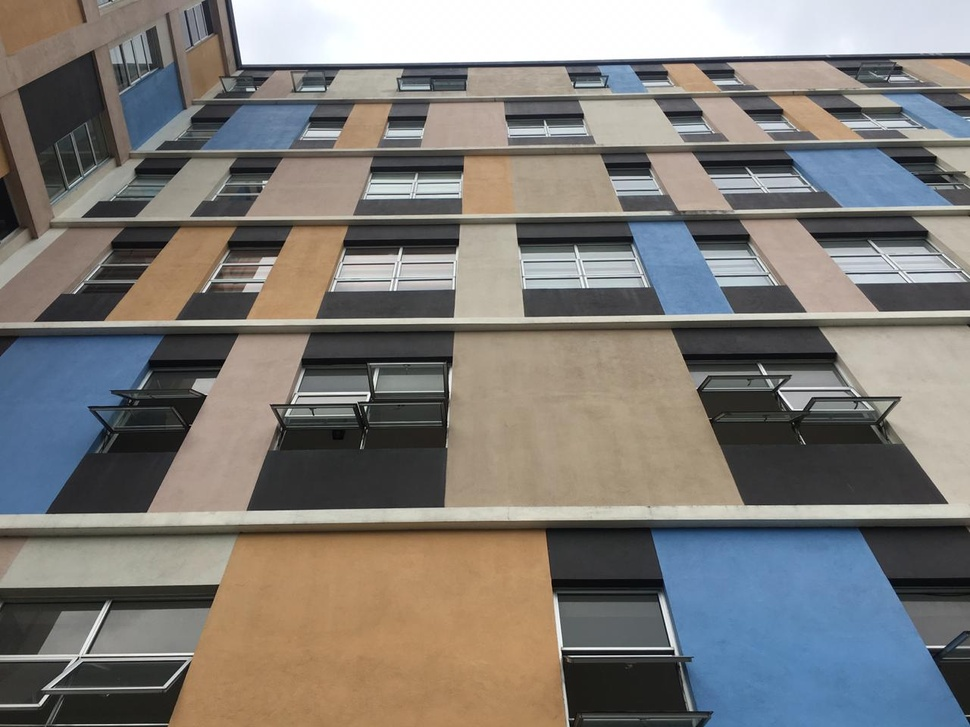
#> input picture Sample.jpg, 970 x 727 px, shrunk from 1280 x 960 before the run
$ jupyter execute '1.0 Convolution of an Image.ipynb'
#> lines starting #> are read from the running program, lines starting #| are printed output that depends on the picture
[cell 1]
import cv2

img=cv2.imread('Sample.jpg')
#> img is the input picture: shape (727, 970, 3); mean B, G, R 118.8, 122.8, 125.7

from matplotlib import pyplot as plt

plt.imshow(img)

[cell 2]
gray=cv2.cvtColor(img,cv2.COLOR_BGR2GRAY)
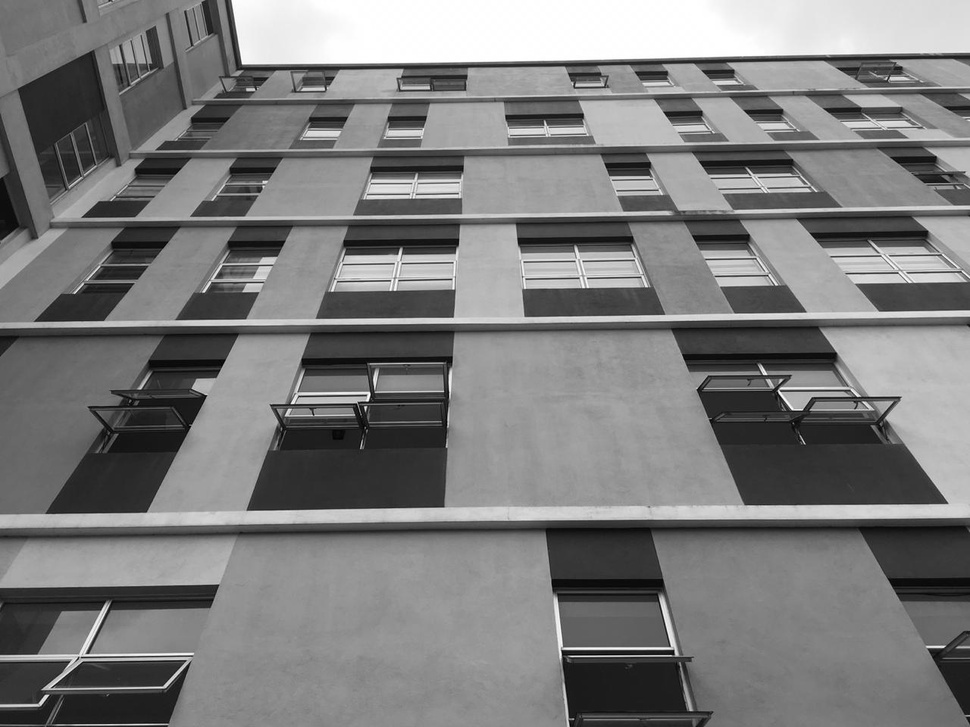
#> gray: shape (727, 970); min 0, max 255, mean 123.2
plt.imshow(gray,cmap='gray')

[cell 3]
import numpy as np

#kernel=np.array([[1,1,1],              #smoothing 3x3
#                 [1,1,1],
#                 [1,1,1]],np.float32)/9

kernel=np.array([[0,-1,0],
                 [-1,4,-1],
                 [0,-1,0]],np.float32)   #laplacian for sharpnening

#kernel=np.ones((9,9),np.float32)/81     #smoothing 9x9

convolution=cv2.filter2D(gray,-1,kernel)
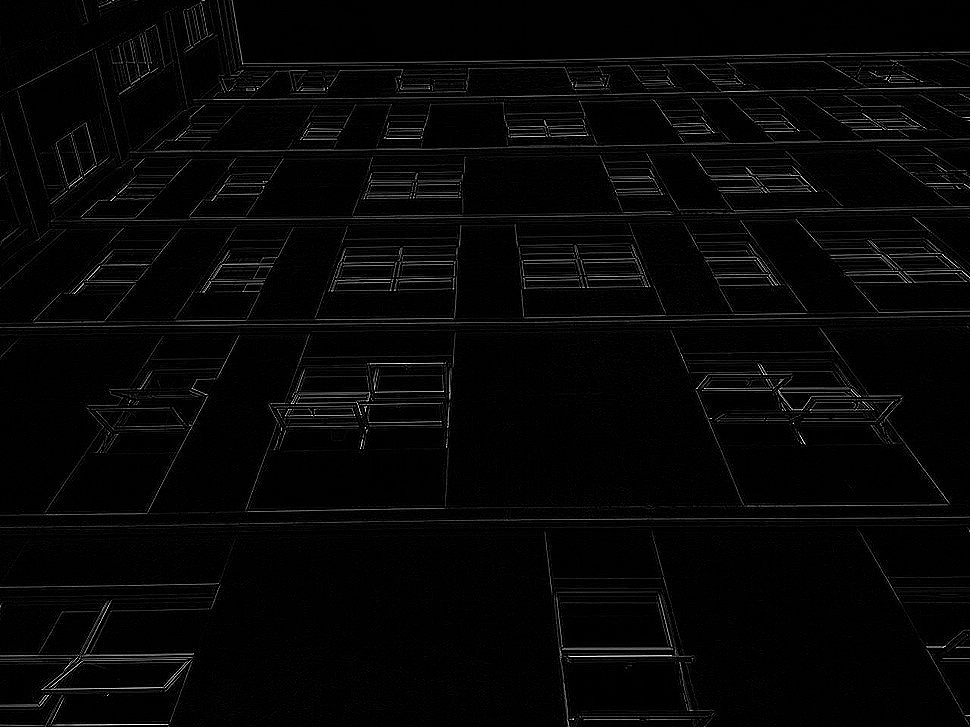
#> convolution: shape (727, 970); min 0, max 255, mean 6.2
plt.imshow(convolution,cmap='gray')

[cell 4]
kernel=np.array([[1,2,1],              #canny horizontal edge
                 [0,0,0],
                 [-1,-2,-1]],np.float32)

convolution=cv2.filter2D(gray,-1,kernel)
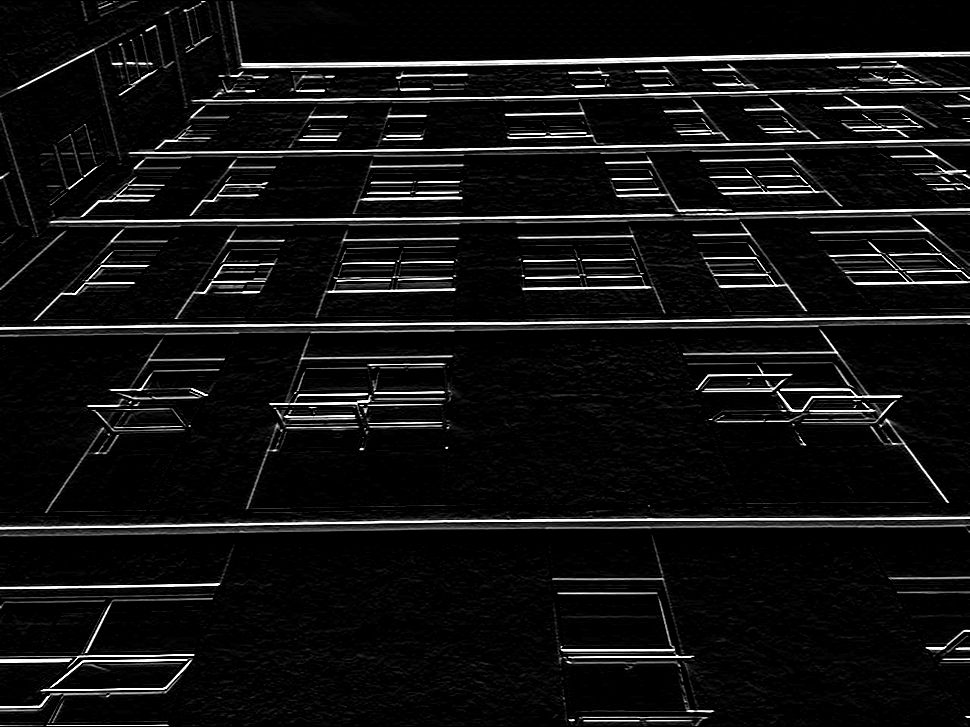
#> convolution: shape (727, 970); min 0, max 255, mean 18.1
plt.imshow(convolution,cmap='gray')

[cell 5]
kernel=np.ones((3,3),np.float32)/9
kernel=np.array([[-1,0,1],              #canny vertical edge
                 [-2,0,2],
                 [-1,0,1]],np.float32)

convolution=cv2.filter2D(gray,-1,kernel)
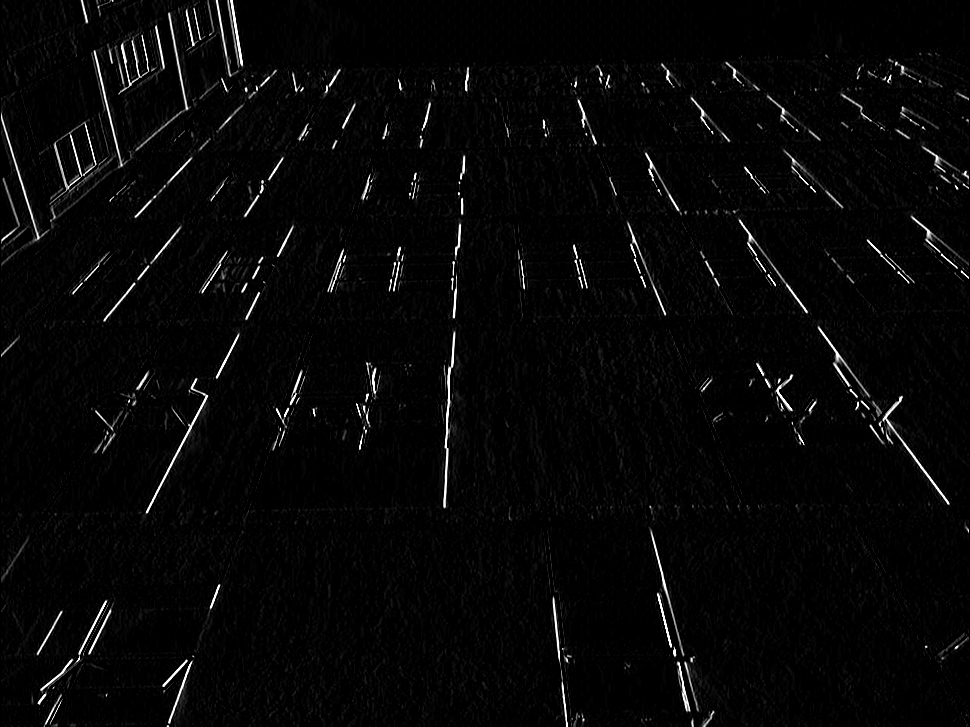
#> convolution: shape (727, 970); min 0, max 255, mean 7
plt.imshow(convolution,cmap='gray')
